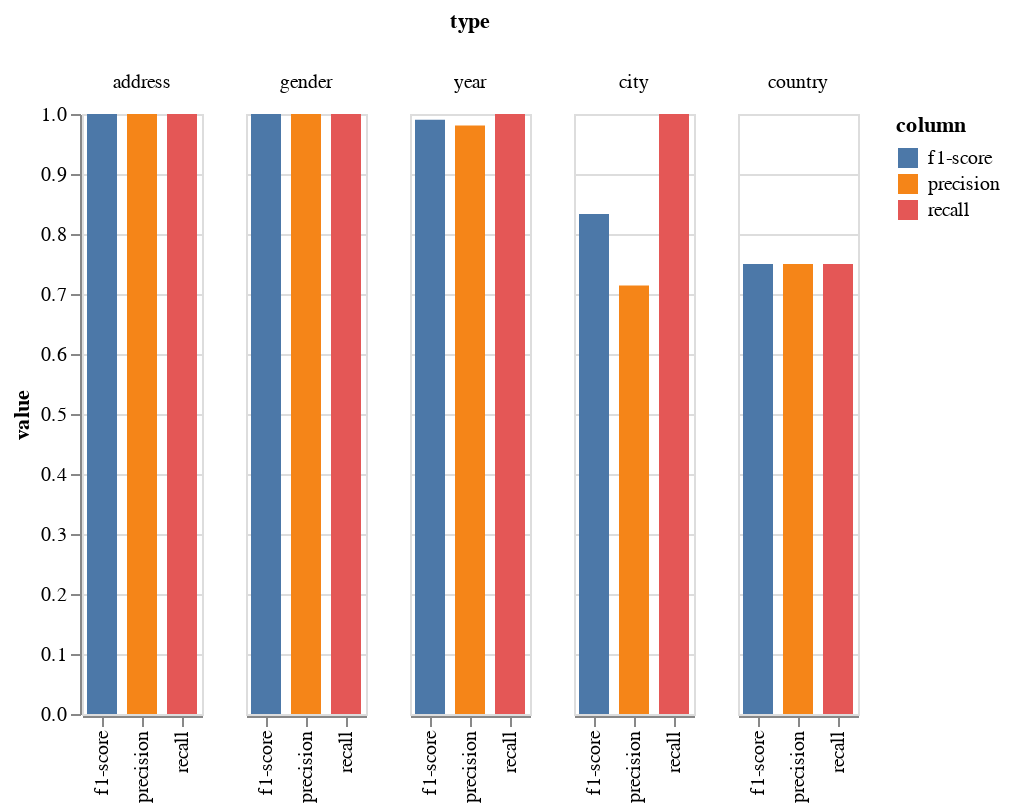

Notebook cell for this chart:
### Code cell
# altair chart representing the top 5 for both sato and sherlock
alt.Chart(sato_top_5_df.reset_index()).transform_fold(
        ['precision', 'recall', 'f1-score'],
      as_=['column', 'value']
    ).mark_bar(size=15).encode(
    column=alt.Column('type:O', sort=alt.EncodingSortField(
                field="f1-score",  
                order="descending")),
    x = alt.X('column:N',
              title = '',
              ),
    y=alt.Y('value:Q'),
    color='column:N'
)

### Figure 1 — Vega-Lite specification as saved in the notebook (floating-point values rounded to 4 significant figures)
{"config": {"view": {"continuousWidth": 400, "continuousHeight": 300}}, "data": {"name": "data-ffec7f46a3afd3079e42564008163711"}, "mark": {"type": "bar", "size": 15}, "encoding": {"color": {"field": "column", "type": "nominal"}, "column": {"field": "type", "sort": {"field": "f1-score", "order": "descending"}, "type": "ordinal"}, "x": {"field": "column", "title": "", "type": "nominal"}, "y": {"field": "value", "type": "quantitative"}}, "transform": [{"fold": ["precision", "recall", "f1-score"], "as": ["column", "value"]}], "$schema": "https://vega.github.io/schema/vega-lite/v4.17.0.json", "datasets": {"data-ffec7f46a3afd3079e42564008163711": [{"type": "address", "precision": 1.0, "recall": 1.0, "f1-score": 1.0, "support": 1}, {"type": "gender", "precision": 1.0, "recall": 1.0, "f1-score": 1.0, "support": 1}, {"type": "year", "precision": 0.9808, "recall": 1.0, "f1-score": 0.9903, "support": 102}, {"type": "city", "precision": 0.7143, "recall": 1.0, "f1-score": 0.8333, "support": 5}, {"type": "country", "precision": 0.75, "recall": 0.75, "f1-score": 0.75, "support": 4}]}}
